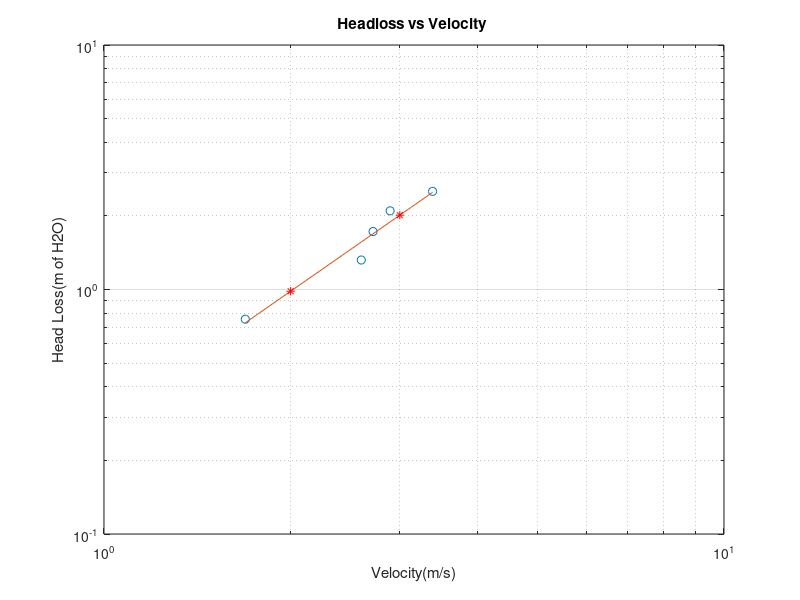

MATLAB code to generate this figure:
clear
clc
Headloss=[2.52 2.0979 1.7262 1.32 0.756];
velocity=[3.388 2.894 2.716 2.6 1.69];

y=Headloss;
x=velocity;
loglog(x,y,'o');
p = polyfit(log10(x),log10(y),1);
z = polyval(p,log10(x));
hold on;
loglog(x,10.^z);
hold on
x=2;
z=polyval(p,log10(x));
loglog(x,10.^z,'r*')
x=3;
z=polyval(p,log10(x));
loglog(x,10.^z,'r*')
title('Headloss vs Velocity ');
xlabel('Velocity(m/s)')
ylabel('Head Loss(m of H2O)')
grid on
